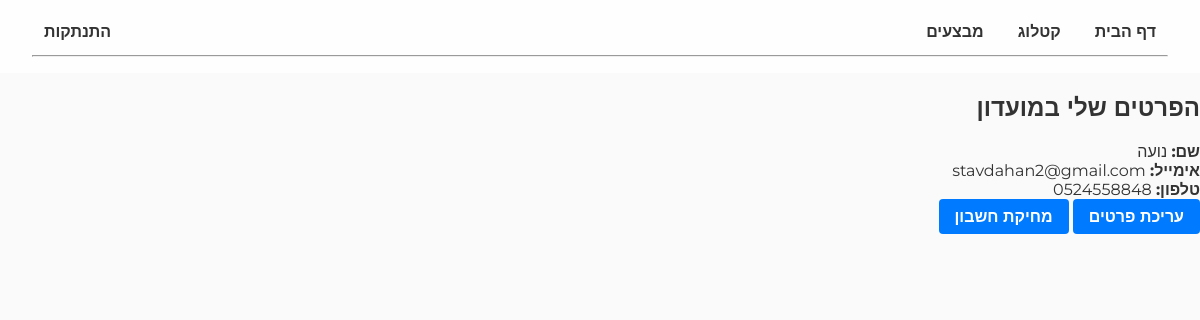
The app's page /client/profile (signed in) with its own data.
### tables this page shows
CREATE TABLE clients (
            id INTEGER PRIMARY KEY AUTOINCREMENT,
            name TEXT NOT NULL,
            email TEXT UNIQUE NOT NULL,
            phone TEXT,
            password TEXT NOT NULL
        );

### server/app.py (the view)
@app.route('/client/profile')
def client_profile():
    if 'client_id' not in session:
        return redirect(url_for('client_register'))
    db = get_db()
    cur = db.execute('SELECT * FROM clients WHERE id = ?', (session['client_id'],))
    client = cur.fetchone()
    return render_template('client_profile.html', client=client)

### server/app.py (called while the page is built)
def get_db(): # פותח חיבור למסד נתונים
    db = getattr(g, '_database', None)
    if db is None:
        db = g._database = sqlite3.connect(DATABASE)
        db.row_factory = sqlite3.Row
    return db

@app.teardown_appcontext
def close_connection(_):
    db = getattr(g, '_database', None)
    if db is not None:
        db.close()

### server/templates/client_profile.html (shortened to what this page needs)
{% extends "base.html" %}
{% block content %}
<h2>הפרטים שלי במועדון</h2>
<div class="profile-info">
    <div class="profile-item">
        <strong>שם:</strong> {{ client.name }}
    </div>
    <div class="profile-item">
        <strong>אימייל:</strong> {{ client.email }}
    </div>
    <div class="profile-item">
        <strong>טלפון:</strong> {{ client.phone }}
    </div>
</div>
<div class="profile-actions">
    <a href="/client/edit" class="btn">עריכת פרטים</a>
    <a href="/client/delete" class="btn danger">מחיקת חשבון</a>
</div>
{% endblock %}

### server/static/style.css (style rules this page uses)
body { margin: 0; padding: 0; font-family: 'Montserrat', sans-serif; width: 100vw; height: 100vh; }
body { font-family: Arial, sans-serif; background-color: #010101; direction: rtl; text-align: right; margin: 0; }
h1, h2, h3 { color: #333; }
button, .btn { background-color: #007bff; color: white; border: none; padding: 10px 18px; border-radius: 6px; cursor: pointer; font-weight: bold; text-decoration: none; display: inline-block; }
a { color: #007bff; text-decoration: none; }
body { margin: 0; font-family: Arial, sans-serif; background: #fafafa; color: #333; }
body { margin: 0; padding: 0; font-family: 'Montserrat', sans-serif; }
html, body { margin: 0; padding: 0; width: 100%; height: 100%; font-family: 'Montserrat', sans-serif; }
.btn { background-color: #007bff; color: white !important; padding: 0.5rem 1rem; text-decoration: none; border: none; border-radius: 4px; display: inline-block; font-size: 1rem; cursor: pointer; transition: background-color .2s; }

### server/templates/base.html (style rules this page uses)
html, body { margin: 0; padding: 0; width: 100%; height: 100%; overflow-x: hidden; font-family: 'Montserrat', sans-serif; }

### records on screen
clients: name "נועה", email "stavdahan2@gmail.com", phone "0524558848"
